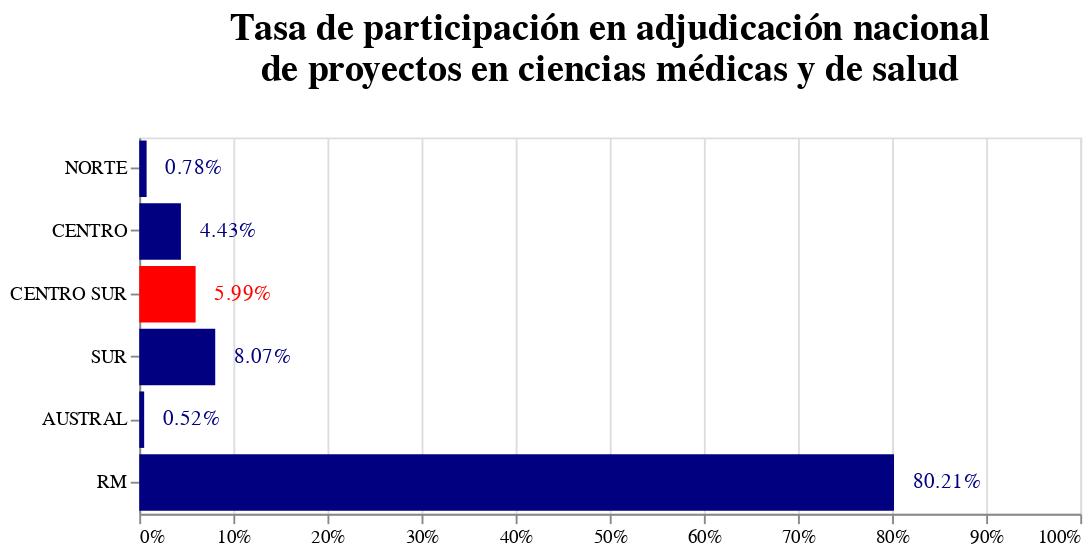

Notebook cell for this chart:
### Code cell
chart1 =  alt.Chart(df_2).mark_bar().encode(
            x = alt.X('TASA NACIONAL', scale=alt.Scale(domain=[0, 1]), 
                      axis=alt.Axis(format='%'),title=None),
            y = alt.Y('MACRO ZONA',title=None,sort=None),
            tooltip=[alt.Tooltip('COUNT', title='Cantidad')],
            color=alt.condition(
                alt.datum['MACRO ZONA'] == 'CENTRO SUR',  # boolean
                alt.value('red'),     # if it's true
                alt.value('navy')   # else
            )
          )
text =  chart1.mark_text(align='left', baseline='middle', dx=10).encode(
          text = alt.Text("TASA NACIONAL", format=".2%")
        )

chart1 = chart1+text
chart1.properties(width=500, height=200,
    title=['Tasa de participación en adjudicación nacional','de proyectos en ciencias médicas y de salud','']
).configure_legend(titleFontSize=14,labelFontSize=10).configure_title(
    fontSize=20, font='Arial', anchor='middle',color='black'
  )

### Figure 1 — Vega-Lite specification as saved in the notebook (floating-point values rounded to 4 significant figures)
{"config": {"view": {"continuousWidth": 400, "continuousHeight": 300}, "legend": {"labelFontSize": 10, "titleFontSize": 14}, "title": {"anchor": "middle", "color": "black", "font": "Arial", "fontSize": 20}}, "layer": [{"mark": "bar", "encoding": {"color": {"condition": {"value": "red", "test": "(datum['MACRO ZONA'] === 'CENTRO SUR')"}, "value": "navy"}, "tooltip": [{"type": "quantitative", "field": "COUNT", "title": "Cantidad"}], "x": {"type": "quantitative", "axis": {"format": "%"}, "field": "TASA NACIONAL", "scale": {"domain": [0, 1]}, "title": null}, "y": {"type": "nominal", "field": "MACRO ZONA", "sort": null, "title": null}}}, {"mark": {"type": "text", "align": "left", "baseline": "middle", "dx": 10}, "encoding": {"color": {"condition": {"value": "red", "test": "(datum['MACRO ZONA'] === 'CENTRO SUR')"}, "value": "navy"}, "text": {"type": "quantitative", "field": "TASA NACIONAL", "format": ".2%"}, "tooltip": [{"type": "quantitative", "field": "COUNT", "title": "Cantidad"}], "x": {"type": "quantitative", "axis": {"format": "%"}, "field": "TASA NACIONAL", "scale": {"domain": [0, 1]}, "title": null}, "y": {"type": "nominal", "field": "MACRO ZONA", "sort": null, "title": null}}}], "data": {"name": "data-b2e3f16f021ead8798b7c21a24c3da08"}, "height": 200, "title": ["Tasa de participación en adjudicación nacional", "de proyectos en ciencias médicas y de salud", ""], "width": 500, "$schema": "https://vega.github.io/schema/vega-lite/v4.8.1.json", "datasets": {"data-b2e3f16f021ead8798b7c21a24c3da08": [{"MACRO ZONA": "NORTE", "ESTADO_RESOLUCION_CONCURSO": "ADJUDICADO", "COUNT": 3, "TASA": 0.1034, "TASA NACIONAL": 0.007812}, {"MACRO ZONA": "CENTRO", "ESTADO_RESOLUCION_CONCURSO": "ADJUDICADO", "COUNT": 17, "TASA": 0.2024, "TASA NACIONAL": 0.04427}, {"MACRO ZONA": "CENTRO SUR", "ESTADO_RESOLUCION_CONCURSO": "ADJUDICADO", "COUNT": 23, "TASA": 0.1299, "TASA NACIONAL": 0.0599}, {"MACRO ZONA": "SUR", "ESTADO_RESOLUCION_CONCURSO": "ADJUDICADO", "COUNT": 31, "TASA": 0.2168, "TASA NACIONAL": 0.08073}, {"MACRO ZONA": "AUSTRAL", "ESTADO_RESOLUCION_CONCURSO": "ADJUDICADO", "COUNT": 2, "TASA": 0.3333, "TASA NACIONAL": 0.005208}, {"MACRO ZONA": "RM", "ESTADO_RESOLUCION_CONCURSO": "ADJUDICADO", "COUNT": 308, "TASA": 0.2831, "TASA NACIONAL": 0.8021}]}}
